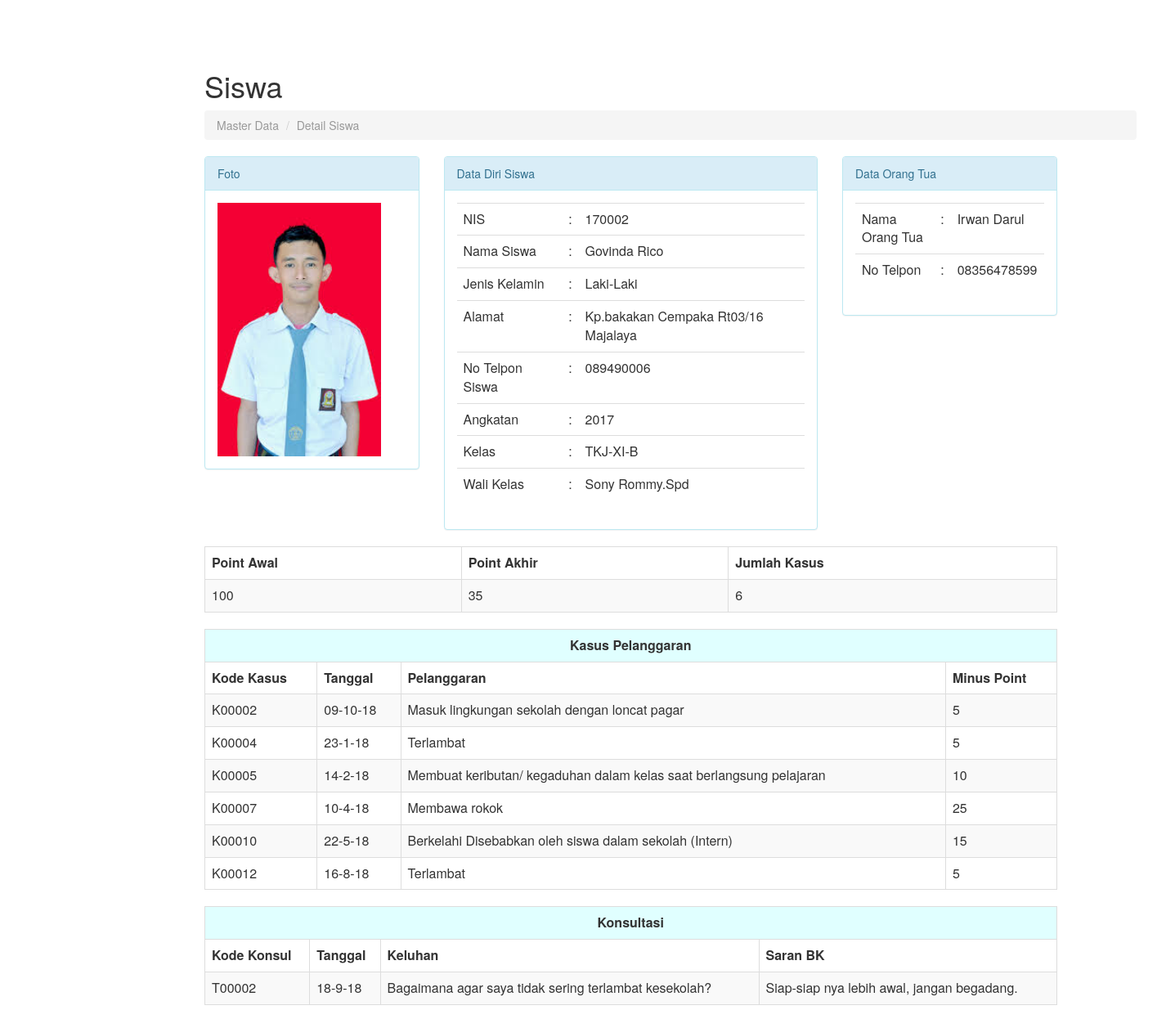
The page /detail_siswa.php?id=2 on the database its author committed.
### tables this page shows
CREATE TABLE IF NOT EXISTS `tab_siswa` (
  `id_siswa` int(11) NOT NULL AUTO_INCREMENT,
  `nis` varchar(12) NOT NULL,
  `nama_siswa` varchar(30) NOT NULL,
  `jenis_kelamin` varchar(15) NOT NULL,
  `alamat` varchar(60) NOT NULL,
  `no_telp_siswa` varchar(15) NOT NULL,
  `angkatan` year(4) NOT NULL,
  `id_kelas` int(11) NOT NULL,
  `password` varchar(70) NOT NULL,
  `foto` varchar(200) NOT NULL,
  PRIMARY KEY (`id_siswa`)
);

CREATE TABLE IF NOT EXISTS `tab_kelas` (
  `id_kelas` int(11) NOT NULL AUTO_INCREMENT,
  `kode_kelas` varchar(15) NOT NULL,
  `kode_jurusan` varchar(15) NOT NULL,
  `tingkat` varchar(3) NOT NULL,
  `huruf` varchar(1) NOT NULL,
  `tahun_pelajaran` year(4) NOT NULL,
  `id_guru` int(11) NOT NULL,
  PRIMARY KEY (`id_kelas`)
);

CREATE TABLE IF NOT EXISTS `tab_guru` (
  `id_guru` int(11) NOT NULL AUTO_INCREMENT,
  `nip` varchar(11) NOT NULL,
  `nama_guru` varchar(30) NOT NULL,
  `jenis_kelamin` varchar(15) NOT NULL,
  `alamat` varchar(50) NOT NULL,
  `no_tlp` varchar(15) NOT NULL,
  `foto_guru` varchar(200) NOT NULL,
  PRIMARY KEY (`id_guru`)
);

CREATE TABLE IF NOT EXISTS `tab_ortu` (
  `id_ortu` varchar(12) NOT NULL,
  `nis` varchar(12) NOT NULL,
  `nama_ayah` varchar(50) NOT NULL,
  `no_telpon_ortu` varchar(12) NOT NULL,
  `password` varchar(70) NOT NULL,
  PRIMARY KEY (`id_ortu`)
);

CREATE TABLE IF NOT EXISTS `tab_point_siswa` (
  `id_point` int(11) NOT NULL AUTO_INCREMENT,
  `nis` varchar(12) NOT NULL,
  `point_awal` int(11) NOT NULL,
  `point_akhir` int(11) NOT NULL,
  `jumlah_kasus` int(11) NOT NULL,
  PRIMARY KEY (`id_point`)
);

CREATE TABLE IF NOT EXISTS `tab_kasus` (
  `kode_kasus` varchar(8) NOT NULL,
  `tgl_kasus` date NOT NULL,
  `nis` varchar(12) NOT NULL,
  `id_pelanggaran` int(11) NOT NULL,
  PRIMARY KEY (`kode_kasus`)
);

CREATE TABLE IF NOT EXISTS `tab_pelanggaran` (
  `id_pelanggaran` int(11) NOT NULL AUTO_INCREMENT,
  `nama_pelanggaran` varchar(300) NOT NULL,
  `id_tipe` int(11) NOT NULL,
  `pengurangan_point` int(11) NOT NULL,
  PRIMARY KEY (`id_pelanggaran`)
);

CREATE TABLE IF NOT EXISTS `tab_konsultasi` (
  `kode_konsultasi` varchar(8) NOT NULL,
  `tgl_konsultasi` date NOT NULL,
  `nis` varchar(12) NOT NULL,
  `keluhan` varchar(500) NOT NULL,
  `saran_bk` varchar(500) NOT NULL
);

### detail_siswa.php (the view, shortened to what this page needs)
<html lang="en">
  <head>
    <link href="assets/css/bootstrap.css" rel="stylesheet">
    <link href="assets/css/sb-admin.css" rel="stylesheet">
    <link rel="stylesheet" href="assets/font-awesome/css/font-awesome.min.css">
  </head>
<body>
 <div id="wrapper">
<?php
include"header.php";
?>
 <div id="page-wrapper">
<div class="row" id="contentInput" >
          <div class="col-lg-12">
            <h1>Siswa</h1>
            <ol class="breadcrumb">
              <li class="active"> Master Data</li>
              <li class="active">Detail Siswa</li>
            </ol>
          <?php
          if(isset($_GET['id'])){
          $id=($_GET['id']);
         $s="SELECT nis, nama_siswa, s.jenis_kelamin, s.alamat, no_telp_siswa,angkatan, s.foto,kode_kelas, nama_guru FROM tab_siswa as s JOIN tab_kelas as k ON s.id_kelas=k.id_kelas JOIN tab_guru as g ON k.id_guru-g.id_guru WHERE id_siswa='$id'";
          $da=mysqli_query($koneksi,$s)or die (mysqli_error($s));;
           $data=mysqli_fetch_assoc($da);
        ?>
      </div>
      <div class="container">
        <div class="row row-table">
          <div class="col-md-3 col-table">
          <div class="panel panel-info">
            <div class="panel-heading" style="align:center;">
              Foto
            </div>
            <div class="panel-body">
               <?php echo"<img src='assets/img/siswa/".$data['foto']."' float='right' width='200' height='310'>";?>
         </div>
       </div>
     </div>
          <div class="container">
        <div class="row row-table">
          <div class="col-md-5 col-table">
          <div class="panel panel-info">
					<div class="panel-heading">
            Data Diri Siswa
					</div>
					<div class="panel-body">
              <table class="table table-hover" >
          <tr >
            <td>NIS</td>
            <td> : </td>
            <td><?php echo $data['nis']?></td>
          </tr>
            <td>Nama Siswa </td>
            <td> : </td>
            <td><?php echo $data['nama_siswa']?></td>
          <tr>
            <td>Jenis Kelamin </td>
            <td> : </td>
            <td><?php echo $data['jenis_kelamin']?></td>
          </tr>
             <td>Alamat</td>
            <td> : </td>
            <td><?php echo $data['alamat']?></td>
           <td>No Telpon Siswa</td>
            <td> : </td>
            <td><?php echo $data['no_telp_siswa']?></td>
          <td>Angkatan</td>
            <td> : </td>
            <td><?php echo $data['angkatan']?></td>
           <td>Kelas</td>
            <td> : </td>
            <td><?php echo $data['kode_kelas']?></td>
          <td>Wali Kelas</td>
            <td> : </td>
            <td><?php echo $data['nama_guru']?></td>
        </table>
     </div>
     </div>
     </div>
       <div class="container">
        <div class="row row-table">
          <div class="col-md-3 col-table">
          <div class="panel panel-info">
            <div class="panel-heading" style="align:center;">
              Data Orang Tua
            </div>
            <div class="panel-body">
              <?php
          require'koneksi.php';
         $o="SELECT * FROM tab_ortu as o JOIN tab_siswa as s ON o.nis=s.nis  WHERE id_siswa='$id'";
          $to=mysqli_query($koneksi,$o);
           $r=mysqli_fetch_assoc($to);
        ?>
        <table class="table table-hover" >
          <tr >
            <td>Nama Orang Tua</td>
            <td> : </td>
            <td><?php echo $r['nama_ayah']?></td>
          </tr>
          <td>No Telpon</td>
            <td> : </td>
            <td><?php echo $r['no_telpon_ortu']?></td>
        </table>
       <?php
     }
     ?>
         </div>
       </div>
     </div>
       <div class="container">
        <div class="row row-table">
          <div class="col-md-11 col-table">
            <div class="table-responsive-sm" style="table-layout:center; ">
              <table class="table table-bordered  table-hover table-striped">
                <tr>
                  <th>Point Awal</th>
                  <th>Point Akhir</th>
                  <th>Jumlah Kasus</th>
                </tr>
      <?php
        $query="SELECT * FROM tab_point_siswa as p JOIN tab_siswa as s ON p.nis=s.nis WHERE s.id_siswa='$id'";
        $data=mysqli_query($koneksi,$query);
         if(mysqli_num_rows($data)>0){
          while($row=mysqli_fetch_assoc($data)){
      ?>
                <tr>
                  <td><?php echo $row['point_awal']; ?></td>
                  <td><?php echo $row['point_akhir']; ?></td>
                  <td><?php echo $row['jumlah_kasus']; ?></td>
                </tr>
          <?php
          }
        }
        ?>
              </table>
        </div>
              <table class="table table-bordered  table-hover table-striped">
                <tr>
                <th colspan="6" style="background-color:#E0FFFF; text-align:center; ">Kasus Pelanggaran</th>
              </tr>
                  <tr>
                  <th>Kode Kasus</th>
                  <th>Tanggal</th>
                  <th>Pelanggaran</th>
                  <th>Minus Point</th>
                </tr>
          <?php
        $query="SELECT * FROM tab_kasus as k JOIN tab_siswa as s ON k.nis=s.nis JOIN tab_kelas as e ON e.id_kelas=s.id_kelas JOIN tab_pelanggaran as p ON k.id_pelanggaran=p.id_pelanggaran where id_siswa='$id'";
        $data=mysqli_query($koneksi,$query);
        if(mysqli_num_rows($data)>0){
          while($row=mysqli_fetch_assoc($data)){
         $t=$row['tgl_kasus'];
             $tgl=date("d-n-y",strtotime($t));
      ?>
                 <tr>
                   <td><?php echo $row['kode_kasus']; ?></td>
                  <td><?php echo $tgl; ?></td>
                  <td><?php echo $row['nama_pelanggaran']; ?></td>
                  <td><?php echo $row['pengurangan_point']; ?></td>
                </tr>
          <?php
          }
        }else{
     echo"<h4>Tidak Ada Data Konsultasi</h4>";
   }
?>
</table>
</div>
</div>
</div>
 <div class="col-md-11 col-table">
<div class="table-responsive-sm">
              <table class="table table-bordered  table-hover table-striped">
              <tr>
                <th style="background-color:#E0FFFF; text-align:center;" colspan="4">Konsultasi</th>
              </tr>
                <tr>
                  <th>Kode Konsul</th>
                  <th>Tanggal</th>
                  <th>Keluhan</th>
                  <th>Saran BK</th>
                </tr>
      <?php
        $query="SELECT * FROM tab_konsultasi as k JOIN tab_siswa as s ON k.nis=s.nis JOIN tab_kelas as e ON e.id_kelas=s.id_kelas WHERE s.id_siswa='$id'";
        $data=mysqli_query($koneksi,$query);
        if(mysqli_num_rows($data)>0){
          while($row=mysqli_fetch_assoc($data)){
         $t=$row['tgl_konsultasi'];
             $tgl=date("d-n-y",strtotime($t));
      ?>
                <tr>
                  <td><?php echo $row['kode_konsultasi']; ?></td>
                  <td><?php echo $tgl; ?></td>
                  <td><?php echo $row['keluhan']; ?></td>
                  <td><?php echo $row['saran_bk']; ?></td>
                </tr>
          <?php
          }
        }
   else{
     echo"<h4>Tidak Ada Data Konsultasi</h4>";
  }
        ?>

### header.php (shortened to what this page needs)
<!DOCTYPE html>
<html lang="en">
  <head>
    <link href="assets/css/bootstrap.css" rel="stylesheet">
    <link href="assets/css/sb-admin.css" rel="stylesheet">
    <link rel="stylesheet" href="assets/font-awesome/css/font-awesome.min.css">
  </head>
  <body>

### assets/css/sb-admin.css (style rules this page uses)
body { margin-top: 50px; }
#wrapper { padding-left: 0; }
#page-wrapper { width: 100%; padding: 5px 15px; }
@media (min-width:768px) { #wrapper { padding-left: 225px; } }
@media (min-width:768px) { #page-wrapper { padding: 15px 25px; } }

### rows shown on the page
tab_siswa: foto (picture), nis "170002", nama_siswa "Govinda Rico", jenis_kelamin "Laki-Laki", alamat "Kp.bakakan Cempaka Rt03/16 Majalaya", no_telp_siswa "089490006", angkatan "2017"
tab_kelas: kode_kelas "TKJ-XI-B"
tab_guru: nama_guru "Sony Rommy.Spd"
tab_ortu: nama_ayah "Irwan Darul", no_telpon_ortu "08356478599"
tab_point_siswa: point_awal "100", point_akhir "35", jumlah_kasus "6"
tab_kasus: kode_kasus "K00002", tgl_kasus "09-10-18", id_pelanggaran.nama_pelanggaran "Masuk lingkungan sekolah dengan loncat pagar", id_pelanggaran.pengurangan_point "5"
tab_kasus: kode_kasus "K00004", tgl_kasus "23-1-18", id_pelanggaran.nama_pelanggaran "Terlambat", id_pelanggaran.pengurangan_point "5"
tab_kasus: kode_kasus "K00005", tgl_kasus "14-2-18", id_pelanggaran.nama_pelanggaran "Membuat keributan/ kegaduhan dalam kelas saat berlangsung pelajaran", id_pelanggaran.pengurangan_point "10"
tab_kasus: kode_kasus "K00007", tgl_kasus "10-4-18", id_pelanggaran.nama_pelanggaran "Membawa rokok", id_pelanggaran.pengurangan_point "25"
tab_kasus: kode_kasus "K00010", tgl_kasus "22-5-18", id_pelanggaran.nama_pelanggaran "Berkelahi Disebabkan oleh siswa dalam sekolah (Intern)", id_pelanggaran.pengurangan_point "15"
tab_kasus: kode_kasus "K00012", tgl_kasus "16-8-18", id_pelanggaran.nama_pelanggaran "Terlambat", id_pelanggaran.pengurangan_point "5"
tab_konsultasi: kode_konsultasi "T00002", tgl_konsultasi "18-9-18", keluhan "Bagaimana agar saya tidak sering terlambat kesekolah?", saran_bk "Siap-siap nya lebih awal, jangan begadang."
